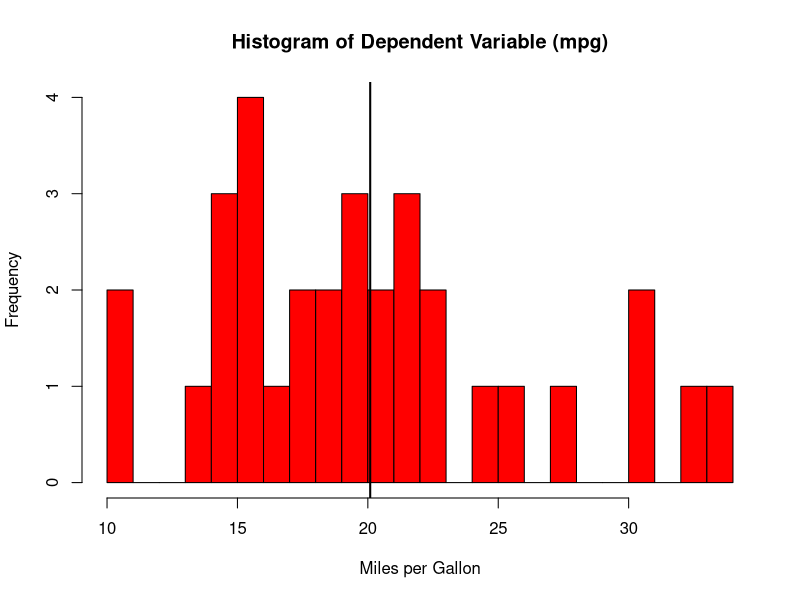
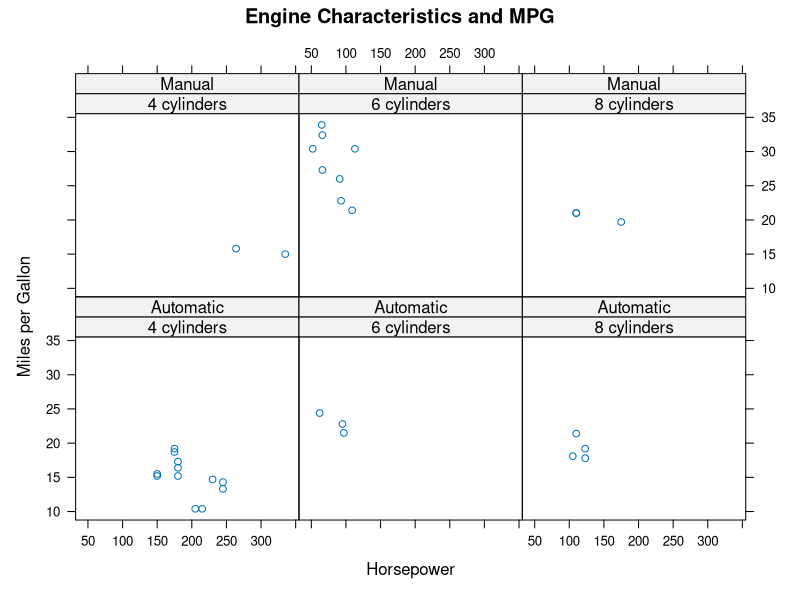
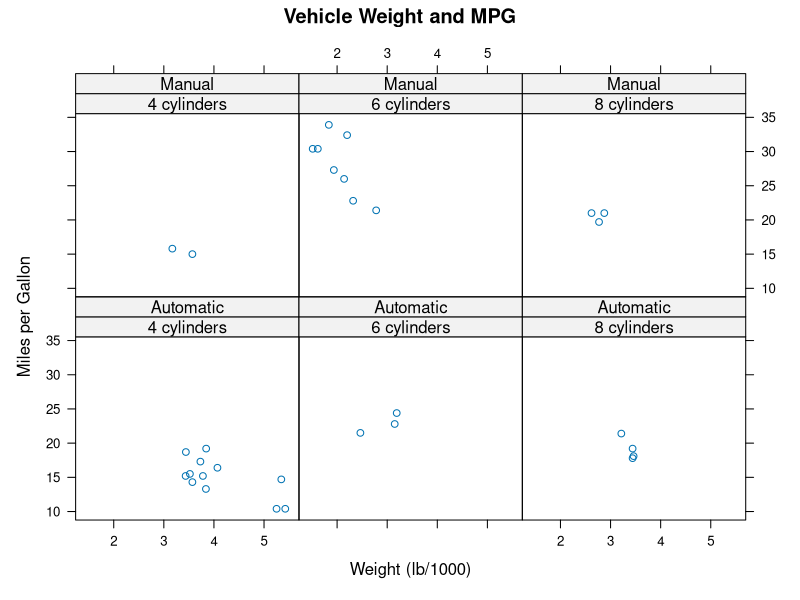
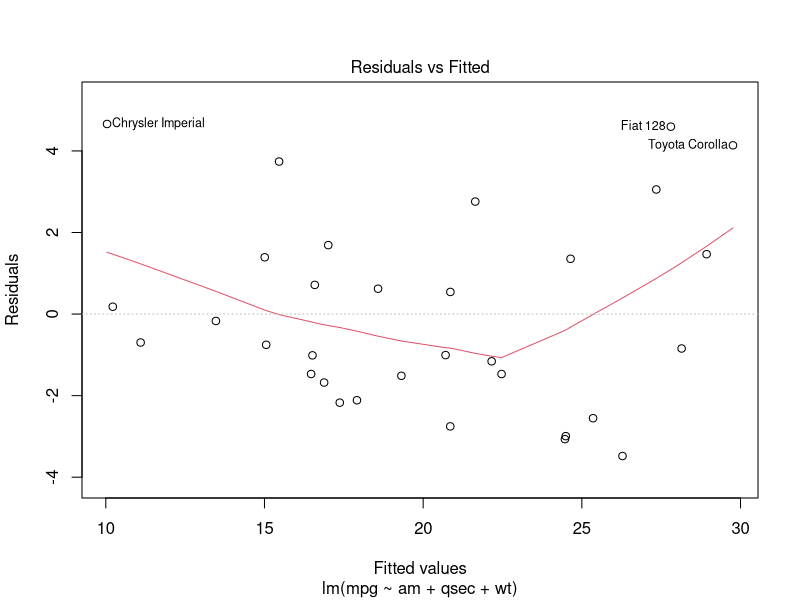
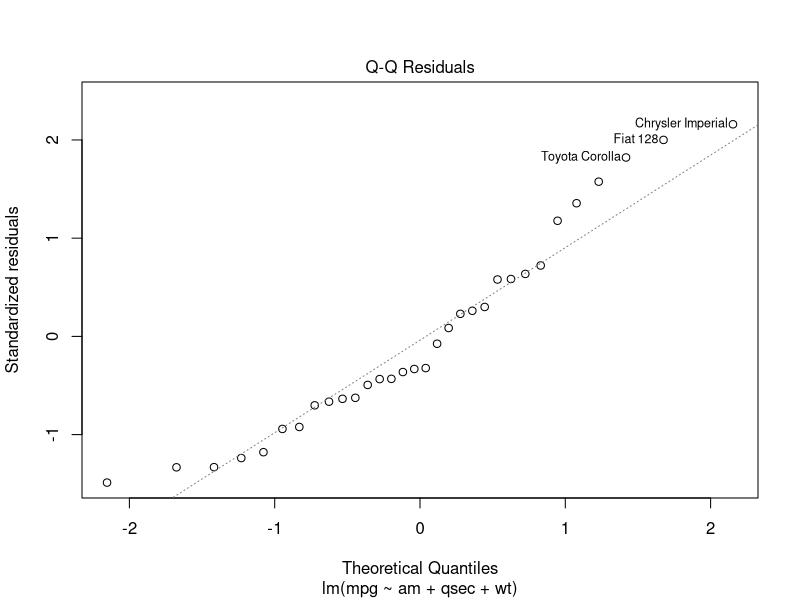
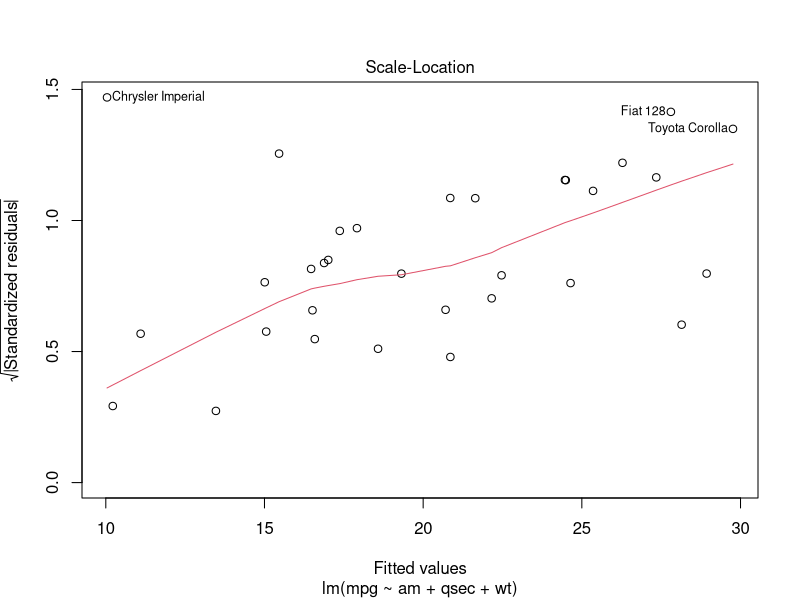
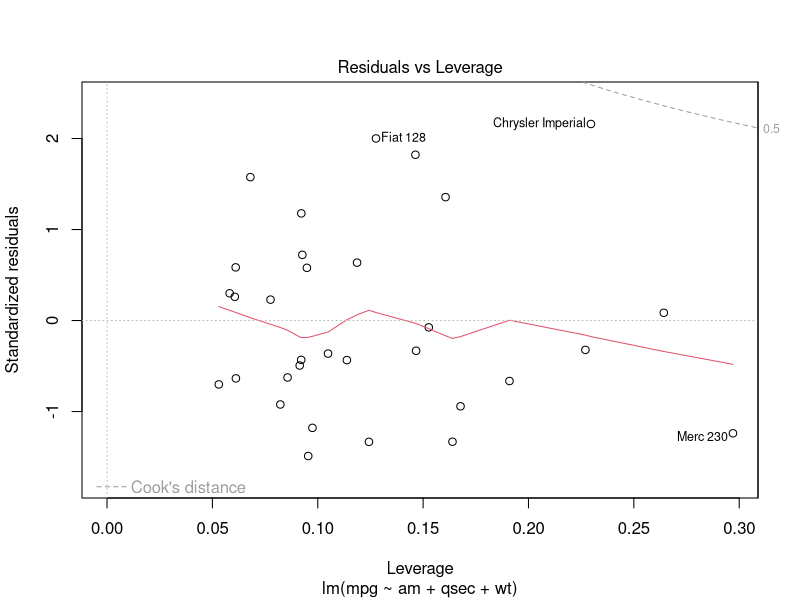

Reproduce these figures in R, in order. (Note: this script raises an error after producing the figures.)
## ---- chunk 1
library(datasets)
library(lattice)
library(car)
data(mtcars)
## ---- chunk 2
# Change cyl to factor variable with 8 cylinders as the reference level #
mtcars$cyl <- relevel(as.factor(mtcars$cyl),"8")

# Create a model for each variable adding variables based on their correlation with mpg #
reg1 <- lm(mpg~am+wt,data=mtcars)
reg2 <- lm(mpg~am+wt+cyl,data=mtcars)
reg3 <- lm(mpg~am+wt+cyl+disp,data=mtcars)
reg4 <- lm(mpg~am+wt+cyl+disp+hp,data=mtcars)
reg5 <- lm(mpg~am+wt+cyl+disp+hp+drat,data=mtcars)
reg6 <- lm(mpg~am+wt+cyl+disp+hp+drat+vs,data=mtcars)
reg7 <- lm(mpg~am+wt+cyl+disp+hp+drat+vs+carb,data=mtcars)
reg8 <- lm(mpg~am+wt+cyl+disp+hp+drat+vs+carb+gear,data=mtcars)
reg9 <- lm(mpg~am+wt+cyl+disp+hp+drat+vs+carb+gear+qsec,data=mtcars)
anova(reg1, reg2, reg3, reg4, reg5, reg6, reg7, reg8, reg9)

# Use the anova table and add variables with a p-value < .1 #
reg10 <- lm(mpg~am+wt+cyl+hp,data=mtcars)
anova(reg2,reg10)
## ---- chunk 3
viftable <- vif(reg10)
## ---- chunk 4
# Multicollinearity test #
sqrt(viftable[,1])>2
## ---- chunk 5
final.reg <- lm(mpg~am+qsec+wt,data=mtcars)
## ---- chunk 6
round(summary(final.reg)$coef,3)
## ---- chunk 7
hist(mtcars$mpg,breaks=32,col="red",main="Histogram of Dependent Variable (mpg)",xlab="Miles per Gallon")
abline(v=mean(mtcars$mpg),lwd=2)
shapiro.test(mtcars$mpg)
## ---- chunk 8
mtcars$am <- as.factor(mtcars$am)
levels(mtcars$am) <- c("Automatic","Manual")
mtcars$cyl <- as.factor(mtcars$cyl)
levels(mtcars$cyl) <- c("4 cylinders","6 cylinders","8 cylinders")
xyplot(mpg~hp|cyl*am,data=mtcars,ylab="Miles per Gallon",xlab="Horsepower",main="Engine Characteristics and MPG")
## ---- chunk 9
xyplot(mpg~wt|cyl*am,data=mtcars,ylab="Miles per Gallon",xlab="Weight (lb/1000)",main="Vehicle Weight and MPG")
## ---- chunk 10
plot(final.reg)
## ---- chunk 11
summary(mtcars)
## ---- chunk 12
data(mtcars)
cor(mtcars)
